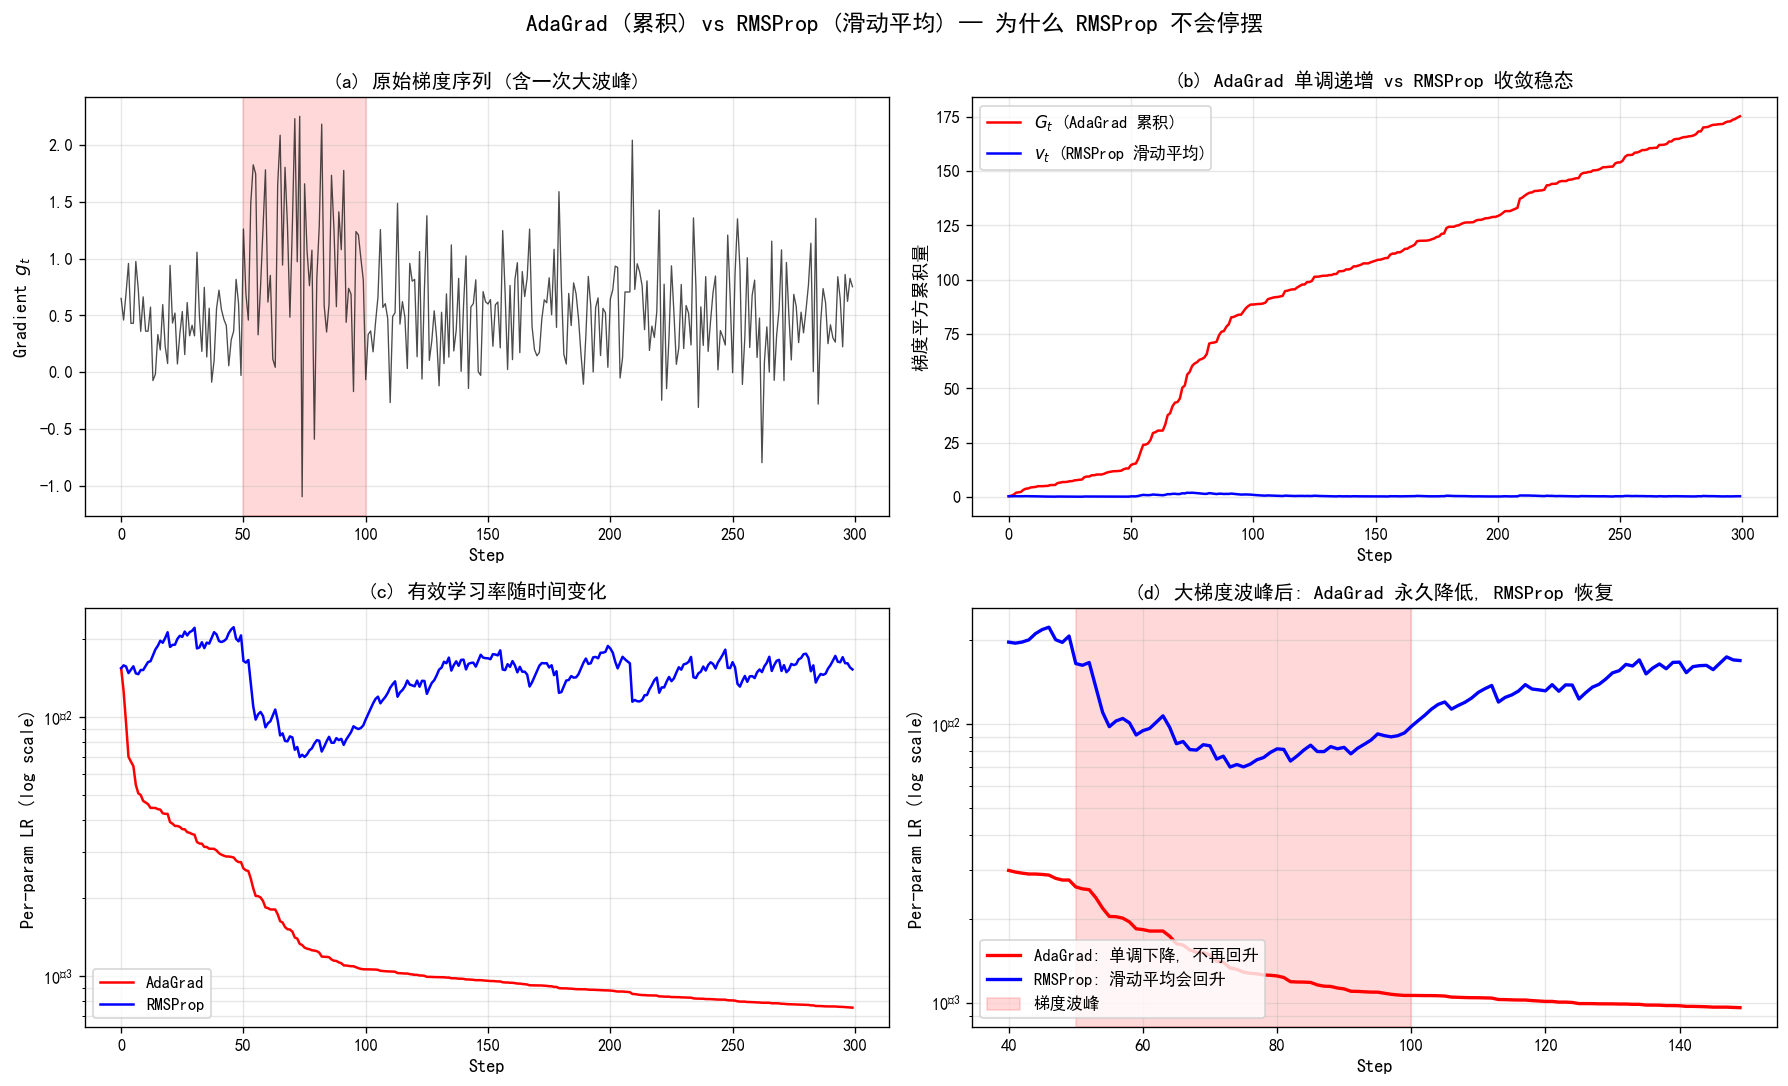

Here is the Python script that generated this plot:
"""
3-5-rmsprop-vs-adagrad.py
Side-by-side visualization of AdaGrad's cumulative sum vs RMSProp's exponential
moving average. Both compute sqrt(G_t) for the per-parameter learning rate, but
RMSProp's exponential moving average is bounded, while AdaGrad's cumulative sum
grows unboundedly.

Output: assets/figures/3-5-rmsprop-vs-adagrad.png
"""
import numpy as np
import matplotlib.pyplot as plt
import os

os.makedirs("assets/figures", exist_ok=True)

np.random.seed(42)
n_steps = 300

# Realistic gradient sequence: occasional large gradients, mostly small
grads = np.concatenate([
    np.random.randn(50) * 0.3 + 0.5,
    np.random.randn(50) * 0.8 + 1.0,  # spike
    np.random.randn(200) * 0.4 + 0.5,
])

# AdaGrad: G_t = G_{t-1} + g_t^2
G = np.zeros(n_steps)
G[0] = grads[0] ** 2
for t in range(1, n_steps):
    G[t] = G[t - 1] + grads[t] ** 2

# RMSProp: v_t = rho * v_{t-1} + (1 - rho) * g_t^2
rho = 0.9
v = np.zeros(n_steps)
v[0] = grads[0] ** 2
for t in range(1, n_steps):
    v[t] = rho * v[t - 1] + (1 - rho) * grads[t] ** 2

# Effective per-parameter learning rate
lr_max = 0.01
lr_adagrad = lr_max / (np.sqrt(G) + 1e-8)
lr_rmsprop = lr_max / (np.sqrt(v) + 1e-8)

fig, axes = plt.subplots(2, 2, figsize=(15, 9))

# Top left: gradients
ax = axes[0, 0]
ax.plot(grads, "k-", linewidth=0.8, alpha=0.7)
ax.set_xlabel("Step", fontsize=11)
ax.set_ylabel("Gradient $g_t$", fontsize=11)
ax.set_title("(a) 原始梯度序列 (含一次大波峰)", fontsize=12, fontweight="bold")
ax.grid(True, alpha=0.3)
ax.axvspan(50, 100, alpha=0.15, color="red", label="梯度波峰区间")

# Top right: G_t vs v_t
ax = axes[0, 1]
ax.plot(G, "r-", linewidth=1.5, label="$G_t$ (AdaGrad 累积)")
ax.plot(v, "b-", linewidth=1.5, label="$v_t$ (RMSProp 滑动平均)")
ax.set_xlabel("Step", fontsize=11)
ax.set_ylabel("梯度平方累积量", fontsize=11)
ax.set_title("(b) AdaGrad 单调递增 vs RMSProp 收敛稳态", fontsize=12, fontweight="bold")
ax.legend(fontsize=10)
ax.grid(True, alpha=0.3)

# Bottom left: effective learning rate (log scale)
ax = axes[1, 0]
ax.semilogy(lr_adagrad, "r-", linewidth=1.5, label="AdaGrad")
ax.semilogy(lr_rmsprop, "b-", linewidth=1.5, label="RMSProp")
ax.set_xlabel("Step", fontsize=11)
ax.set_ylabel("Per-param LR (log scale)", fontsize=11)
ax.set_title("(c) 有效学习率随时间变化", fontsize=12, fontweight="bold")
ax.legend(fontsize=10)
ax.grid(True, alpha=0.3, which="both")

# Bottom right: gradient spike response
ax = axes[1, 1]
# Zoom in on the spike region
spike_start = 40
spike_end = 150
ax.plot(range(spike_start, spike_end), lr_adagrad[spike_start:spike_end], "r-", linewidth=2,
        label="AdaGrad: 单调下降, 不再回升")
ax.plot(range(spike_start, spike_end), lr_rmsprop[spike_start:spike_end], "b-", linewidth=2,
        label="RMSProp: 滑动平均会回升")
ax.axvspan(50, 100, alpha=0.15, color="red", label="梯度波峰")
ax.set_xlabel("Step", fontsize=11)
ax.set_ylabel("Per-param LR (log scale)", fontsize=11)
ax.set_title("(d) 大梯度波峰后: AdaGrad 永久降低, RMSProp 恢复", fontsize=12, fontweight="bold")
ax.legend(fontsize=10, loc="lower left")
ax.grid(True, alpha=0.3, which="both")
ax.semilogy()

plt.suptitle("AdaGrad (累积) vs RMSProp (滑动平均) — 为什么 RMSProp 不会停摆",
             fontsize=14, fontweight="bold", y=1.00)
plt.tight_layout()
plt.savefig("assets/figures/3-5-rmsprop-vs-adagrad.png", dpi=120, bbox_inches="tight")
print("Saved: assets/figures/3-5-rmsprop-vs-adagrad.png")
